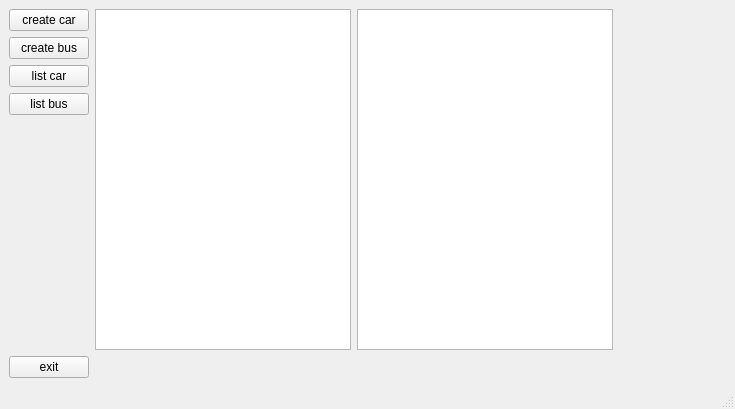
<?xml version="1.0" encoding="UTF-8"?>
<ui version="4.0">
 <class>MainWindow</class>
 <widget class="QMainWindow" name="MainWindow">
  <property name="geometry">
   <rect>
    <x>0</x>
    <y>0</y>
    <width>735</width>
    <height>409</height>
   </rect>
  </property>
  <property name="windowTitle">
   <string>MainWindow</string>
  </property>
  <widget class="QWidget" name="centralwidget">
   <layout class="QGridLayout" name="gridLayout">
    <item row="0" column="0">
     <layout class="QFormLayout" name="formLayout_4">
      <item row="0" column="0">
       <layout class="QFormLayout" name="formLayout_3">
        <item row="0" column="0">
         <layout class="QFormLayout" name="formLayout">
          <item row="0" column="0">
           <widget class="QPushButton" name="createCarButton">
            <property name="text">
             <string>create car</string>
            </property>
           </widget>
          </item>
          <item row="1" column="0">
           <widget class="QPushButton" name="createBusButton">
            <property name="text">
             <string>create bus</string>
            </property>
           </widget>
          </item>
          <item row="2" column="0">
           <widget class="QPushButton" name="toggleListCar">
            <property name="text">
             <string>list car</string>
            </property>
           </widget>
          </item>
          <item row="3" column="0">
           <widget class="QPushButton" name="toggleListBus">
            <property name="text">
             <string>list bus</string>
            </property>
           </widget>
          </item>
         </layout>
        </item>
        <item row="0" column="1">
         <layout class="QFormLayout" name="formLayout_2">
          <item row="0" column="0">
           <widget class="QListWidget" name="carListWidget"/>
          </item>
          <item row="0" column="1">
           <widget class="QListWidget" name="busListWidget"/>
          </item>
         </layout>
        </item>
       </layout>
      </item>
      <item row="1" column="0">
       <widget class="QPushButton" name="exit">
        <property name="text">
         <string>exit</string>
        </property>
       </widget>
      </item>
     </layout>
    </item>
   </layout>
  </widget>
  <widget class="QMenuBar" name="menubar">
   <property name="geometry">
    <rect>
     <x>0</x>
     <y>0</y>
     <width>735</width>
     <height>22</height>
    </rect>
   </property>
  </widget>
  <widget class="QStatusBar" name="statusbar"/>
 </widget>
 <resources/>
 <connections/>
</ui>
